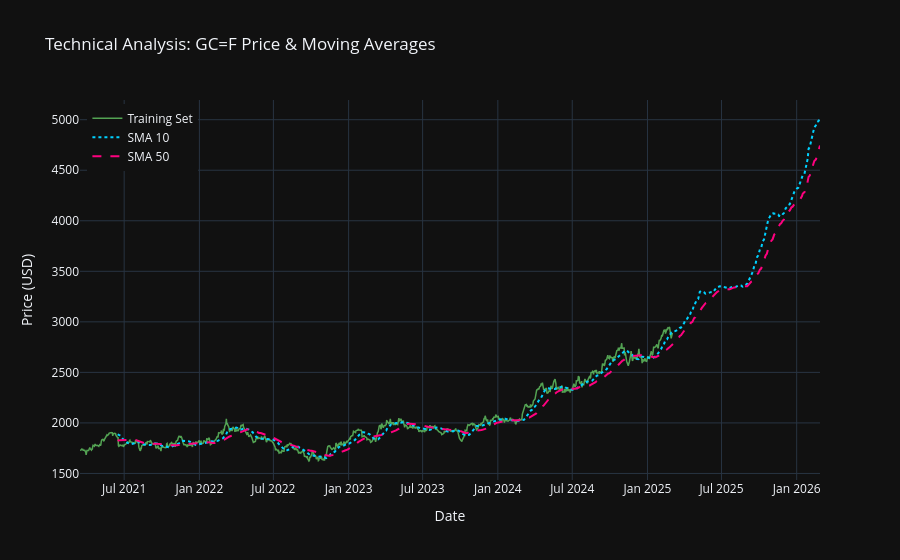

Here is the notebook cell this chart was saved with:
### Markdown cell above
### Task 6: Machine Learning Implementation

#### 6.1 Feature Engineering Overview

Machine learning models utilize engineered features capturing temporal patterns: lagged prices at multiple horizons, technical indicators (RSI, MACD, moving averages), volatility metrics, and derived features from TA-Lib. All models operate on identical train-test partitions to ensure fair comparison.

### Code cell
fig = go.Figure()

# Plot the closing prices from the training set to provide context.
fig.add_trace(go.Scatter(
x=train_data.index, y=train_data['Close'],
mode='lines', name='Training Set',
line=dict(color='rgba(100, 200, 100, 0.8)', width=1.5)
))

# Plot the 20-period simple moving average to show intermediate-term trends.
fig.add_trace(go.Scatter(
x=data_ml.index, y=data_ml['SMA_20'],
mode='lines', name='SMA 10',
line=dict(color='#00D1FF', width=2, dash='dot')
))

# Plot the 50-period simple moving average to highlight longer-term trends.
fig.add_trace(go.Scatter(
x=data_ml.index, y=data_ml['SMA_50'],
mode='lines', name='SMA 50',
line=dict(color='#FF007F', width=2, dash='dash')
))

fig.update_layout(
title=f'Technical Analysis: {ticker} Price & Moving Averages',
template='plotly_dark',
xaxis_title='Date',
yaxis_title='Price (USD)',
hovermode='x unified',
legend=dict(yanchor="top", y=0.99, xanchor="left", x=0.01)
)

fig.show()

### Figure 1 — Plotly figure (JSON) as saved in the notebook; plotly's stock layout.template omitted (floating-point values rounded to 4 significant figures; data arrays with more than 128 entries replaced by an {"elided": "..."} marker saying what was removed)
{"data": [{"line": {"color": "rgba(100, 200, 100, 0.8)", "width": 1.5}, "mode": "lines", "name": "Training Set", "type": "scatter", "x": {"elided": "998 str values"}, "y": {"elided": "998 float values"}}, {"line": {"color": "#00D1FF", "dash": "dot", "width": 2}, "mode": "lines", "name": "SMA 10", "type": "scatter", "x": {"elided": "1184 str values"}, "y": {"elided": "1184 float values"}}, {"line": {"color": "#FF007F", "dash": "dash", "width": 2}, "mode": "lines", "name": "SMA 50", "type": "scatter", "x": {"elided": "1184 str values"}, "y": {"elided": "1184 float values"}}], "layout": {"hovermode": "x unified", "legend": {"x": 0.01, "xanchor": "left", "y": 0.99, "yanchor": "top"}, "title": {"text": "Technical Analysis: GC=F Price & Moving Averages"}, "xaxis": {"title": {"text": "Date"}}, "yaxis": {"title": {"text": "Price (USD)"}}}}
